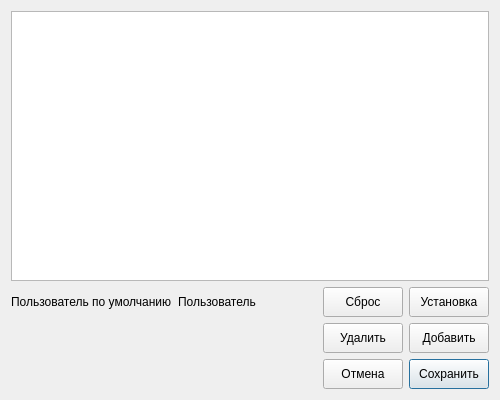
<?xml version="1.0" encoding="UTF-8"?>
<ui version="4.0">
 <class>Users</class>
 <widget class="QDialog" name="Users">
  <property name="geometry">
   <rect>
    <x>0</x>
    <y>0</y>
    <width>500</width>
    <height>400</height>
   </rect>
  </property>
  <property name="minimumSize">
   <size>
    <width>500</width>
    <height>400</height>
   </size>
  </property>
  <property name="maximumSize">
   <size>
    <width>500</width>
    <height>400</height>
   </size>
  </property>
  <property name="windowTitle">
   <string>Dialog</string>
  </property>
  <layout class="QGridLayout" name="gridLayout">
   <item row="0" column="0" colspan="2">
    <widget class="QListWidget" name="lw_users">
     <property name="sizePolicy">
      <sizepolicy hsizetype="MinimumExpanding" vsizetype="MinimumExpanding">
       <horstretch>1</horstretch>
       <verstretch>1</verstretch>
      </sizepolicy>
     </property>
    </widget>
   </item>
   <item row="1" column="0" colspan="2">
    <layout class="QHBoxLayout" name="horizontalLayout">
     <item>
      <widget class="QLabel" name="l_defaultUserCaption">
       <property name="sizePolicy">
        <sizepolicy hsizetype="MinimumExpanding" vsizetype="MinimumExpanding">
         <horstretch>2</horstretch>
         <verstretch>1</verstretch>
        </sizepolicy>
       </property>
       <property name="text">
        <string>Пользователь по умолчанию</string>
       </property>
      </widget>
     </item>
     <item>
      <widget class="QLabel" name="l_defaultUser">
       <property name="sizePolicy">
        <sizepolicy hsizetype="MinimumExpanding" vsizetype="MinimumExpanding">
         <horstretch>2</horstretch>
         <verstretch>1</verstretch>
        </sizepolicy>
       </property>
       <property name="text">
        <string>Пользователь</string>
       </property>
      </widget>
     </item>
     <item>
      <widget class="QPushButton" name="pb_clearDefault">
       <property name="sizePolicy">
        <sizepolicy hsizetype="MinimumExpanding" vsizetype="Preferred">
         <horstretch>1</horstretch>
         <verstretch>1</verstretch>
        </sizepolicy>
       </property>
       <property name="minimumSize">
        <size>
         <width>0</width>
         <height>30</height>
        </size>
       </property>
       <property name="text">
        <string>Сброс</string>
       </property>
       <property name="autoDefault">
        <bool>false</bool>
       </property>
      </widget>
     </item>
     <item>
      <widget class="QPushButton" name="pb_setDefault">
       <property name="sizePolicy">
        <sizepolicy hsizetype="MinimumExpanding" vsizetype="Preferred">
         <horstretch>1</horstretch>
         <verstretch>1</verstretch>
        </sizepolicy>
       </property>
       <property name="minimumSize">
        <size>
         <width>0</width>
         <height>30</height>
        </size>
       </property>
       <property name="text">
        <string>Установка</string>
       </property>
       <property name="autoDefault">
        <bool>false</bool>
       </property>
      </widget>
     </item>
    </layout>
   </item>
   <item row="2" column="1">
    <layout class="QHBoxLayout" name="horizontalLayout_2">
     <item>
      <widget class="QPushButton" name="pb_delete">
       <property name="sizePolicy">
        <sizepolicy hsizetype="MinimumExpanding" vsizetype="Preferred">
         <horstretch>1</horstretch>
         <verstretch>1</verstretch>
        </sizepolicy>
       </property>
       <property name="minimumSize">
        <size>
         <width>0</width>
         <height>30</height>
        </size>
       </property>
       <property name="text">
        <string>Удалить</string>
       </property>
       <property name="autoDefault">
        <bool>false</bool>
       </property>
      </widget>
     </item>
     <item>
      <widget class="QPushButton" name="pb_add">
       <property name="sizePolicy">
        <sizepolicy hsizetype="MinimumExpanding" vsizetype="Preferred">
         <horstretch>1</horstretch>
         <verstretch>1</verstretch>
        </sizepolicy>
       </property>
       <property name="minimumSize">
        <size>
         <width>0</width>
         <height>30</height>
        </size>
       </property>
       <property name="text">
        <string>Добавить</string>
       </property>
       <property name="autoDefault">
        <bool>false</bool>
       </property>
      </widget>
     </item>
    </layout>
   </item>
   <item row="3" column="0">
    <widget class="QLabel" name="l_defaultUser_4">
     <property name="sizePolicy">
      <sizepolicy hsizetype="MinimumExpanding" vsizetype="Fixed">
       <horstretch>2</horstretch>
       <verstretch>1</verstretch>
      </sizepolicy>
     </property>
     <property name="text">
      <string/>
     </property>
    </widget>
   </item>
   <item row="3" column="1">
    <layout class="QHBoxLayout" name="horizontalLayout_3">
     <item>
      <widget class="QPushButton" name="pb_cancel">
       <property name="sizePolicy">
        <sizepolicy hsizetype="MinimumExpanding" vsizetype="Fixed">
         <horstretch>1</horstretch>
         <verstretch>1</verstretch>
        </sizepolicy>
       </property>
       <property name="minimumSize">
        <size>
         <width>0</width>
         <height>30</height>
        </size>
       </property>
       <property name="text">
        <string>Отмена</string>
       </property>
       <property name="autoDefault">
        <bool>false</bool>
       </property>
      </widget>
     </item>
     <item>
      <widget class="QPushButton" name="pb_save">
       <property name="sizePolicy">
        <sizepolicy hsizetype="MinimumExpanding" vsizetype="Fixed">
         <horstretch>1</horstretch>
         <verstretch>1</verstretch>
        </sizepolicy>
       </property>
       <property name="minimumSize">
        <size>
         <width>0</width>
         <height>30</height>
        </size>
       </property>
       <property name="text">
        <string>Сохранить</string>
       </property>
       <property name="autoDefault">
        <bool>false</bool>
       </property>
       <property name="default">
        <bool>true</bool>
       </property>
      </widget>
     </item>
    </layout>
   </item>
  </layout>
 </widget>
 <resources/>
 <connections/>
</ui>
